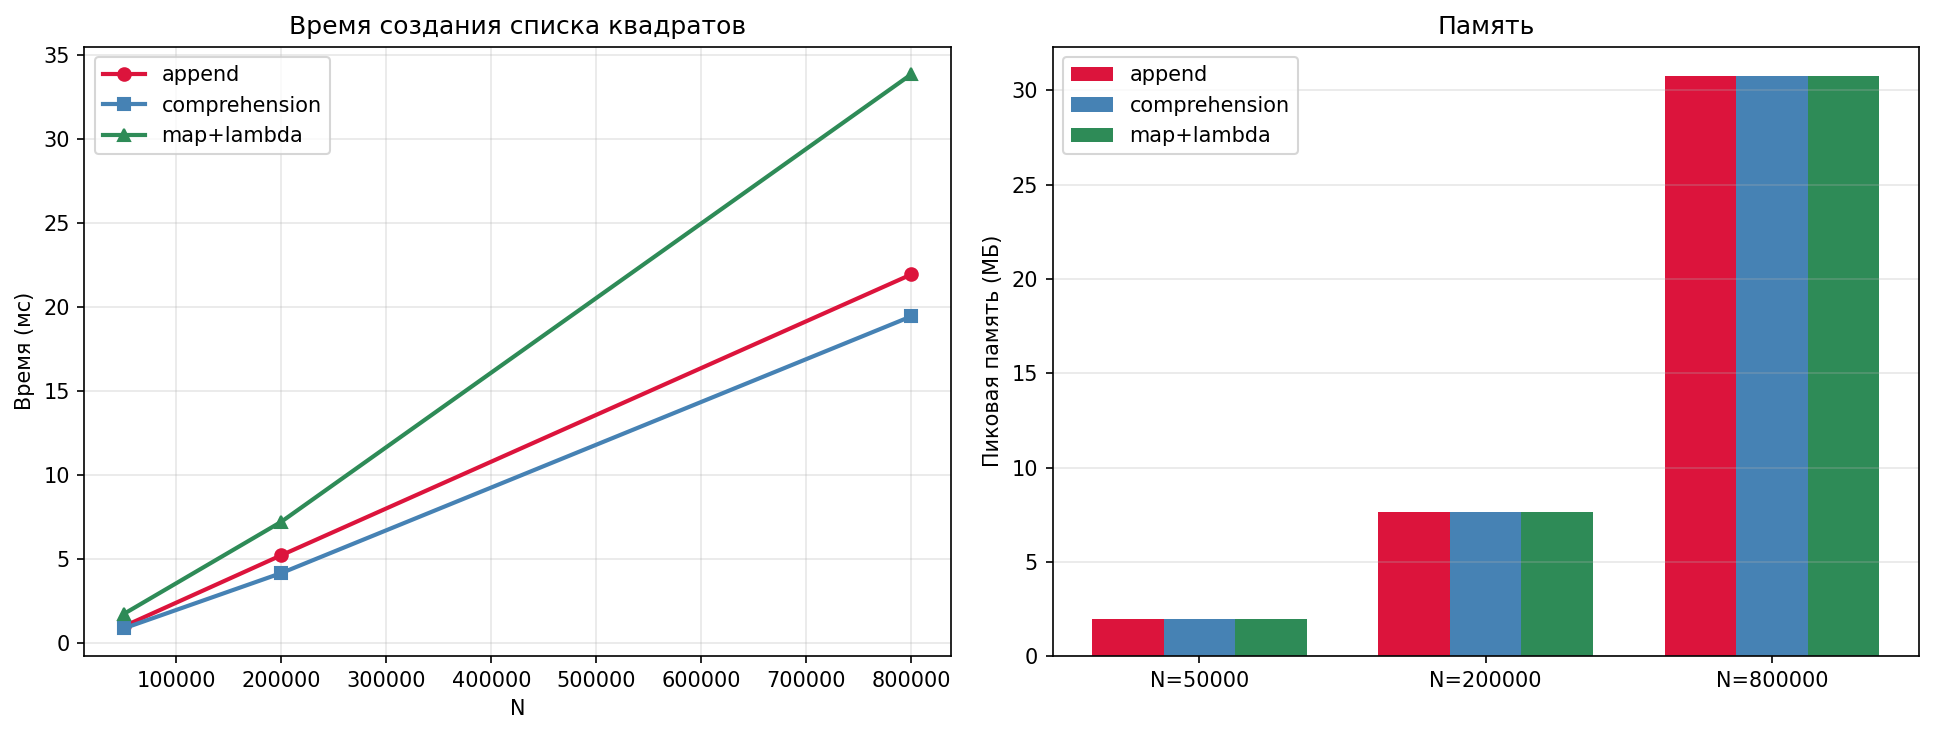

Source code (Python):
import timeit
import tracemalloc

import matplotlib

matplotlib.use("Agg")
import matplotlib.pyplot as plt

print("hw-6.02 20.11.2026")

sizes = [50_000, 200_000, 800_000]
names = ["append", "comprehension", "map+lambda"]
codes = [
    "out = []\nfor i in range(N):\n    out.append(i*i)",
    "out = [i*i for i in range(N)]",
    "out = list(map(lambda i: i*i, range(N)))",
]

times = [[], [], []]
memory = [[], [], []]

for n in sizes:
    print(f"N={n}")
    for i, code in enumerate(codes):
        measured = timeit.repeat(code, globals={"N": n}, number=1, repeat=5)
        best = min(measured)
        times[i].append(best * 1000)

        tracemalloc.start()
        exec(code, {"N": n})
        _, peak = tracemalloc.get_traced_memory()
        tracemalloc.stop()
        memory[i].append(peak / 1024 / 1024)

        print(f"  {names[i]:<14} время={best*1000:8.2f} мс   память={peak / 1024 / 1024:6.2f} МБ")
    print()

fig, (ax1, ax2) = plt.subplots(1, 2, figsize=(13, 5))
colors = ["crimson", "steelblue", "seagreen"]
markers = ["o", "s", "^"]
for i, name in enumerate(names):
    ax1.plot(sizes, times[i], markers[i] + "-", color=colors[i], linewidth=2, label=name)

ax1.set_xlabel("N")
ax1.set_ylabel("Время (мс)")
ax1.set_title("Время создания списка квадратов")
ax1.legend()
ax1.grid(True, alpha=0.3)

x = list(range(len(sizes)))
width = 0.25
for i, name in enumerate(names):
    shift = (i - 1) * width
    xs = [item + shift for item in x]
    ax2.bar(xs, memory[i], width=width, color=colors[i], label=name)

ax2.set_xticks(x)
ax2.set_xticklabels([f"N={n}" for n in sizes])
ax2.set_ylabel("Пиковая память (МБ)")
ax2.set_title("Память")
ax2.legend()
ax2.grid(True, axis="y", alpha=0.3)

plt.tight_layout()
fig.savefig("hw-6.02 20.11.2026.png", dpi=150, bbox_inches="tight")
print("График сохранён: hw-6.02 20.11.2026.png")
print("Вывод: память у трёх способов почти одна, потому что результат — один и тот же список.")
print("List comprehension быстрее цикла с append: нет вызова append на каждом числе.")
print("map + lambda медленнее comprehension: lambda вызывается отдельно для каждого элемента.")
